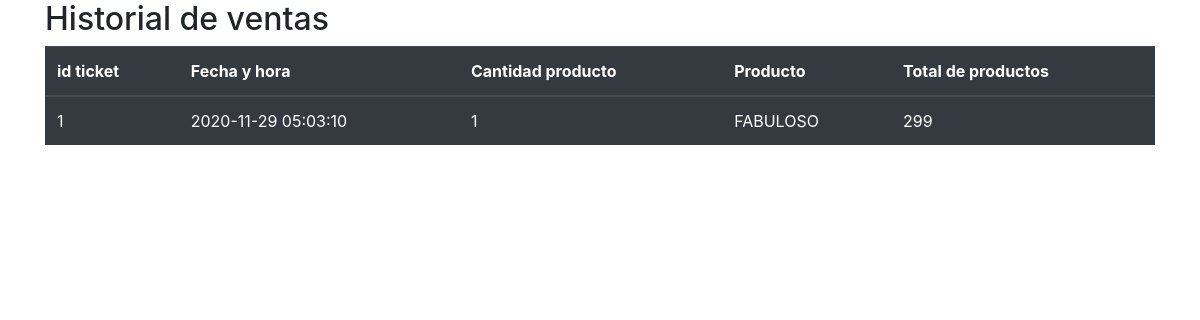
The app's page /tienda/historialventas.php, older data.
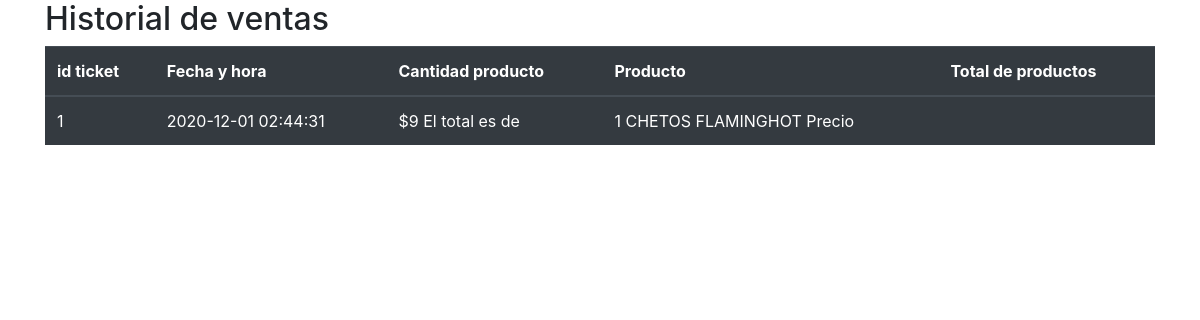
The same page, newer data.
### tables this page shows
CREATE TABLE tickets(
       idticket integer  not null primary key AUTOINCREMENT not null,
       fecha_hora TIMESTAMP DEFAULT CURRENT_TIMESTAMP not null,
       cantidad_producto varchar (5) not null , 
       producto varchar (30) not null ,
       total_producto  integer not null
);

### tienda/historialventas.php (the view, shortened to what this page needs)
<?php
    $db = new SQLite3("../tienda.db");
    $resultado = $db->query("SELECT * from tickets;");
?>
<!DOCTYPE html>
<html lang="en">
<head>
  <link rel="stylesheet" href="https://maxcdn.bootstrapcdn.com/bootstrap/4.5.2/css/bootstrap.min.css">
</head>
<body>
<div class="container">
  <h2>Historial de ventas</h2>
  <table class="table table-dark">
    <thead>
      <tr>
        <th>id ticket</th>
        <th>Fecha y hora</th>
        <th>Cantidad producto</th>
        <th>Producto</th>
        <th>Total de productos</th>
      </tr>
    </thead>
    <tbody>
                     <?php
                        while ($row = $resultado->fetchArray())
                        {
                    ?>
                                <tr>
                                    <td><?php echo $row['idticket']?></td>
                                    <td><?php echo $row['fecha_hora']?></td>
                                    <td><?php echo $row['cantidad_producto']?></td>
                                    <td><?php echo $row['producto']?></td>
                                    <td><?php echo $row['total_producto']?></td>
                                </tr>
                    <?php
                        }
                    ?>
    </tbody>
  </table>
</div>
</body>
</html>

Row changes from the older to the newer data that the page shows:
changed tickets id 1: fecha_hora "2020-11-29 05:03:10" → "2020-12-01 02:44:31"; cantidad_producto "1" → "$9 El total es de"; producto "FABULOSO" → "1 CHETOS FLAMINGHOT Precio"; total_producto "299" → (not shown)
